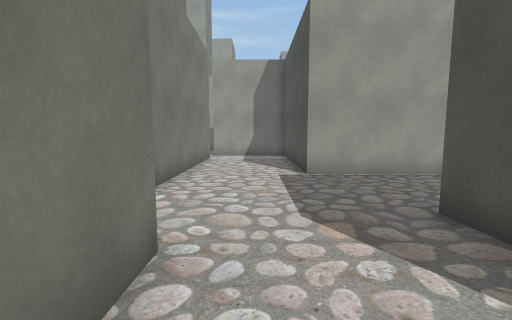
[1] (above)

18 first-person views from a walk through a Unity game level. The camera is 1.2 m above the floor, tilts 6° down and sees 90° across. The floor is counted in squares, 1 m on a side. Each view is taken from the middle of a square. On the plan, view 1 faces up. The plan holds only what a view shows up to about 12 squares ahead; the rest is blank. The place goes on beyond the plan. The player character is not drawn.

[2]
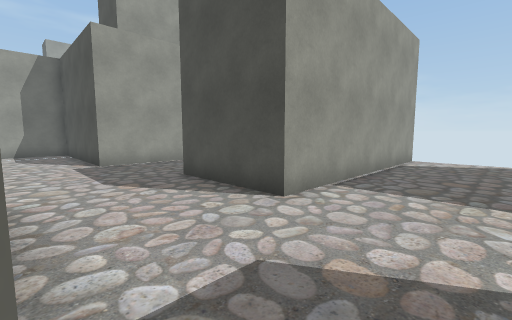

[3]
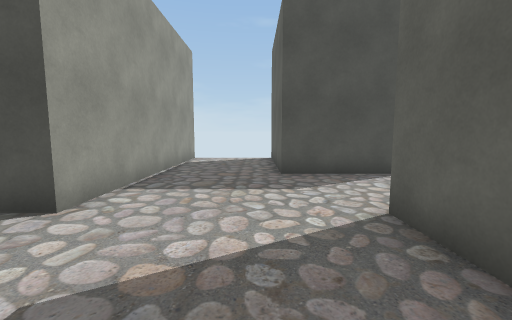

[4]
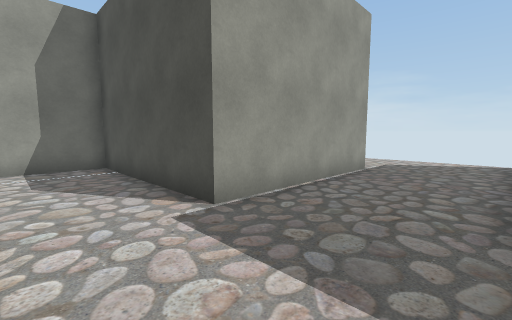

[5]
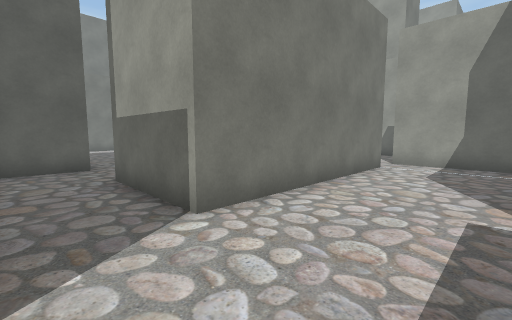

[6]
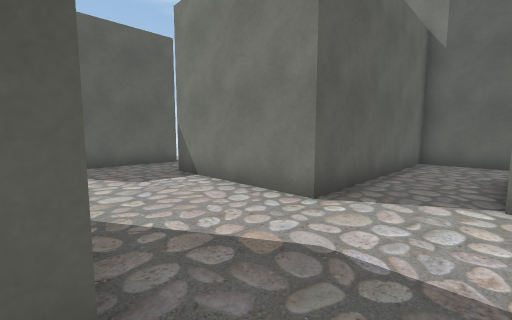

[7]
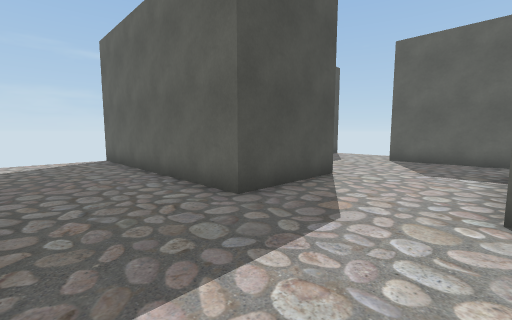

[8]
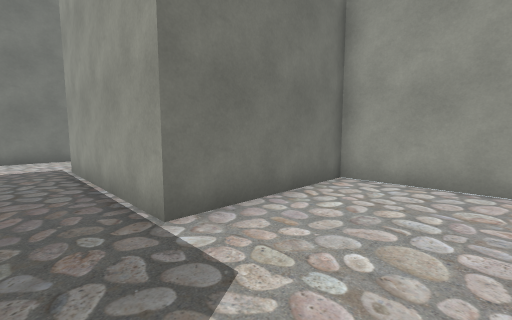

[9]
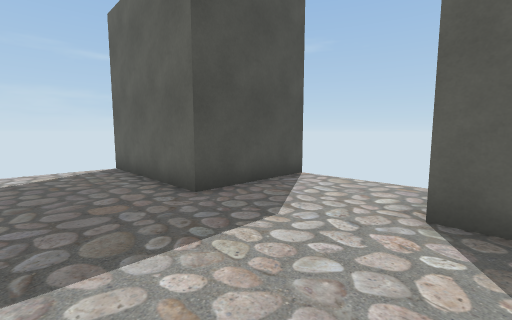

[10]
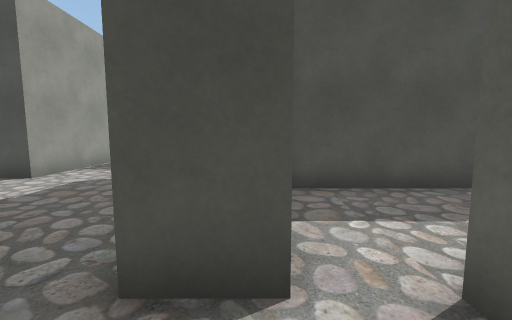

[11]
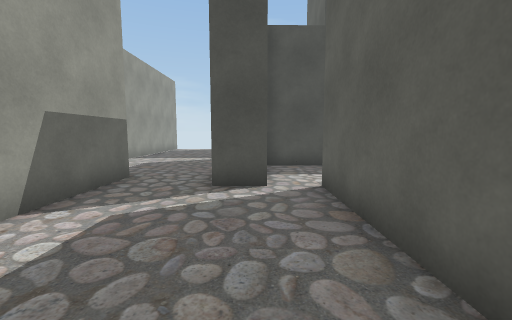

[12]
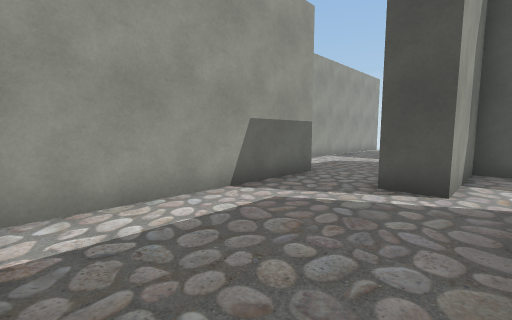

[13]
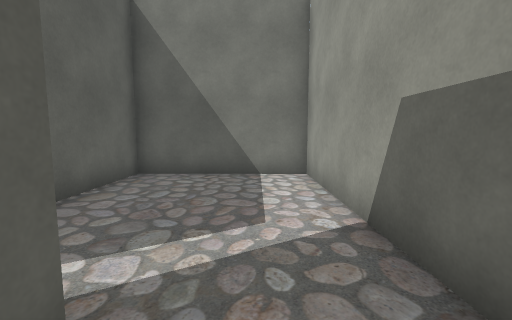

[14]
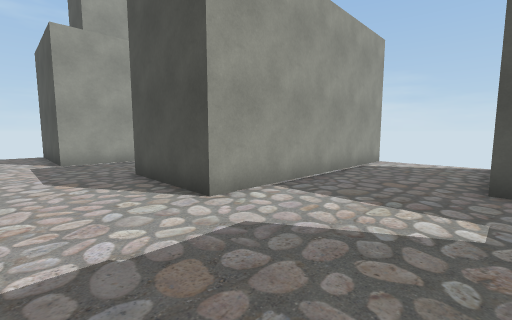

[15]
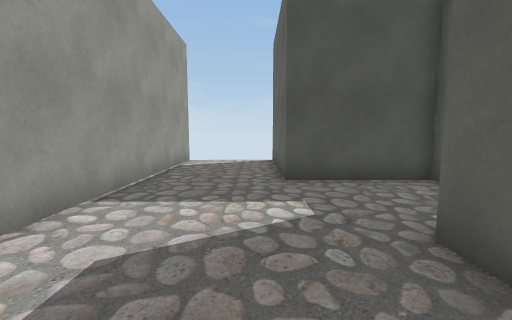

[16]
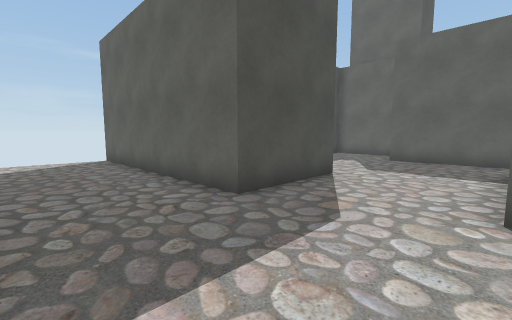

[17]
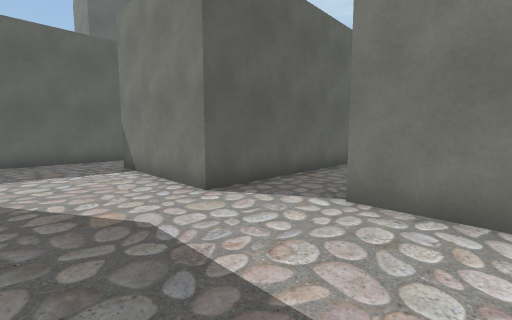

[18]
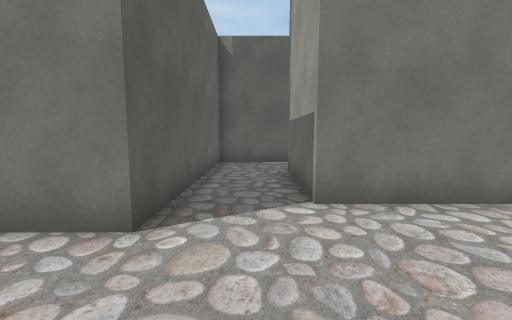

### Floor plan
Points are (right, up) in squares from view 1. A wall is a line through its corners. A room is listed if a view was taken in it or the views show most of it. See-through windows are left out.
Room 1 (views 1, 2, 3, 4, 5, 6, 7, 8, 9)
walls: (-2.4, -5) (2.8, -5); (11.6, 0) (2.8, 0) (2.8, 3.7) (11.5, 3.7); (-2.2, 12.5) (-2.2, 5) (-6, 5); (-8.5, 5.1) (-8.5, 2.5) (-1, 2.5) (-1, -2.5); (6.5, -7.5) (6.5, -3.8) (11.5, -3.8); (11.1, 12.5) (7.8, 12.5) (7.8, 7.5) (1.5, 7.5) (1.5, 13.7) (-2.2, 13.7)
ways out: opening at (-2, 13) to room 2; opening at (-7.5, 5); opening at (-1.5, -3.5)
Room 2 (views 10, 11, 12)
walls: (-2.2, 13.7) (-2.2, 15); (-2.5, 17.5) (-8.5, 17.5) (-8.5, 12.5) (-2.2, 12.5)
ways out: opening at (-2, 13) to room 1; opening at (-1.5, 16.5) to room 3
Room 3 (views 13, 14, 15, 16, 17, 18)
walls: (-2.2, 15) (2.8, 15); (-2.2, 27.5) (-2.2, 25) (-6, 25); (11.6, 20) (2.8, 20) (2.8, 23.7) (11.5, 23.7); (6.5, 12.4) (6.5, 16.2) (11.4, 16.2); (-8.5, 25.4) (-8.5, 22.5) (-1, 22.5) (-1, 17.5) (-2.5, 17.5)
ways out: opening at (-1.5, 16.5) to room 2

Where each view was taken, in squares from view 1:
view 1: 0 up, 0 right, facing up
view 2: 3 down, 1 left, facing up-right
view 3: 3 down, 1 left, facing right
view 4: 4 up, 1 left, facing up-right
view 5: 3 up, 1 right, facing up-left
view 6: 5 up, 3 right, facing down-left
view 7: 7 up, 1 left, facing down-right
view 8: 6 up, 11 right, facing up-left
view 9: 1 down, 2 right, facing down-right
view 10: 14 up, 4 left, facing right
view 11: 14 up, 8 left, facing right
view 12: 13 up, 8 left, facing up-right
view 13: 16 up, 1 left, facing left
view 14: 16 up, 0 right, facing up-right
view 15: 17 up, 0 right, facing right
view 16: 27 up, 1 left, facing down-right
view 17: 27 up, 2 right, facing down-left
view 18: 24 up, 2 right, facing left
